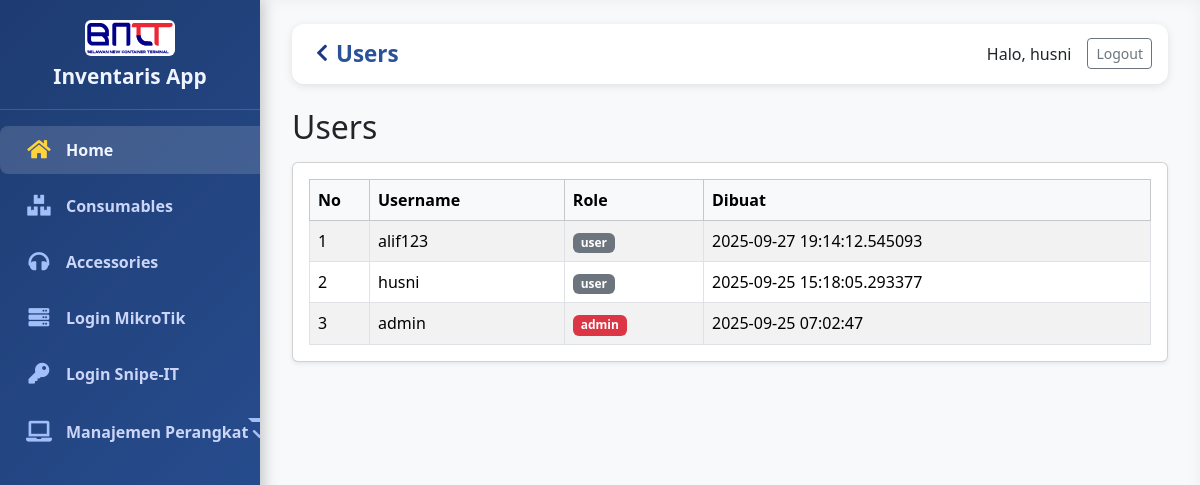
Page /users (signed in) on the committed database.
### tables this page shows
CREATE TABLE users (
    id INTEGER PRIMARY KEY AUTOINCREMENT,
    username TEXT UNIQUE NOT NULL,
    password TEXT NOT NULL
, role TEXT NOT NULL DEFAULT 'user', created_at TEXT);

### app.py (the view)
@app.route("/users")
@login_required
def users_page():
    db = get_db()
    cur = db.execute("SELECT id, username, password, role, created_at FROM users ORDER BY created_at DESC")
    users = cur.fetchall()
    return render_template(
        "users.html",
        title="Users",
        users=users,
        current_role=session.get("role")  # kirim role ke template
    )

### app.py (called while the page is built)
def get_db():
    db = getattr(g, "_database", None)
    if db is None:
        db = g._database = sqlite3.connect(DB_PATH)
        db.row_factory = sqlite3.Row  # biar bisa diakses kayak dict
    return db

def login_required(f):
    @wraps(f)
    def decorated_function(*args, **kwargs):
        if not session.get("user_id"):
            flash("Silakan login terlebih dahulu.", "warning")
            return redirect(url_for("login"))
        return f(*args, **kwargs)
    return decorated_function

### templates/users.html (shortened to what this page needs)
<!DOCTYPE html>
<html lang="en">
<head>
    <link rel="stylesheet" href="https://cdn.jsdelivr.net/npm/bootstrap-icons@1.11.3/font/bootstrap-icons.css">
</head>
<body>
{% extends "base.html" %}
{% block content %}
<h2 class="mb-3">Users</h2>
<div class="card shadow-sm">
    <div class="card-body">
        <div class="table-responsive">
        <table class="table table-striped table-bordered align-middle mb-0">
            <thead class="table-light">
            <tr>
                <th style="width:60px;">No</th>
                <th>Username</th>
                <th>Role</th>
                <th>Dibuat</th>
            </tr>
            </thead>
            <tbody>
            {% for u in users %}
            <tr>
                <td>{{ loop.index }}</td>
                <td>{{ u.username }}</td>
                <td>
                {% if u.role == 'admin' %}
                    <span class="badge bg-danger">admin</span>
                {% else %}
                    <span class="badge bg-secondary">user</span>
                {% endif %}
                </td>
                <td>{{ u.created_at }}</td>
            </tr>
            {% endfor %}
            </tbody>
        </table>
        </div>
    </div>
</div>
{% endblock %}

### templates/base.html (shortened to what this page needs)
    <!doctype html>
    <html lang="en">
    <head>
    <link href="https://cdn.jsdelivr.net/npm/bootstrap@5.3.7/dist/css/bootstrap.min.css" rel="stylesheet" />
    <link
        rel="stylesheet"
        href="https://cdnjs.cloudflare.com/ajax/libs/font-awesome/5.15.3/css/all.min.css"/>
    </head>
    <body>
    <div class="d-flex">
        {% if session.get('username') %}
        <nav class="sidebar" id="sidebar" aria-label="Sidebar Navigation">
        <div class="sidebar-header d-flex flex-column align-items-center text-center">
            <img src="{{ url_for('static', filename='img/logo.svg') }}" alt="Logo" class="brand-logo mb-2">
            <h5 class="mb-0">Inventaris App</h5>
        </div>
        <ul class="nav flex-column">
            <li class="nav-item mb-2">
            <a class="nav-link active" href="{{ url_for('home') }}">
                <i class="fas fa-home"></i>
                <span>Home</span>
            </a>
            </li>
            <li class="nav-item mb-2">
            <a class="nav-link" href="{{ url_for('consumables') }}">
                <i class="fas fa-boxes"></i>
                <span>Consumables</span>
            </a>
            <li class="nav-item mb-2">
                <a class="nav-link" href="{{ url_for('accessories') }}">
                    <i class="fas fa-headphones"></i>
                    <span>Accessories</span>
                </a>
            </li>
            <li class="nav-item mb-2">
                <a class="nav-link" href="{{ url_for('mikrotik_login') }}">
                    <i class="fas fa-server"></i>
                    <span>Login MikroTik</span>
                </a>
            </li>
            <li class="nav-item mb-2">
                <a class="nav-link" href="{{ url_for('snipeit_login') }}">
                    <i class="fas fa-key"></i>
                    <span>Login Snipe-IT</span>
                </a>
                </li>
            <li class="nav-item mb-2">
                <div class="dropdown">
                    <a class="nav-link dropdown-toggle" href="#" role="button" data-bs-toggle="dropdown" aria-expanded="false">
                        <i class="fas fa-laptop"></i>
                        <span>Manajemen Perangkat</span>
                    </a>
                </div>
            </li>
        </ul>
        </nav>
        <main class="main-content flex-grow-1" role="main">
        <nav class="navbar navbar-expand-lg navbar-light">
            <button class="btn" id="toggleBtn" aria-label="Toggle Sidebar">
                <i class="fas fa-chevron-left"></i>
            </button>
            <div class="container-fluid px-0 d-flex justify-content-between align-items-center">
                <a class="navbar-brand d-flex align-items-center gap-2" href="#">
                    <span>{{ title }}</span>
                </a>
                {% if session.get('username') %}
                <div class="d-flex align-items-center">
                    <span class="me-3">Halo, {{ session.username }}</span>
                    <a href="{{ url_for('logout') }}" class="btn btn-outline-secondary btn-sm">Logout</a>
                </div>
                {% endif %}
            </div>
        </nav>
        {% endif %}
        <div class="container-fluid px-0">
            {% block content %}{% endblock %}
        </div>
        </main>
    </div>
    </body>
    </html>

### templates/base.html (style rules this page uses)
body, html { margin: 0; padding: 0; height: 100%; font-family: 'Segoe UI', Tahoma, Geneva, Verdana, sans-serif; background: #f8f9fa; }
.sidebar { min-height: 100vh; width: 260px; background: linear-gradient(135deg, #1e3c72, #2a5298); box-shadow: 3px 0 15px rgba(0, 0, 0, 0.2); transition: width 0.4s cubic-bezier(0.4, 0, 0.2, 1); overflow: hidden; display: flex; flex-direction: column; color: #e0e6f1; position: fixed; top: 0; left: 0; z-index: 1030; }
.sidebar-header { padding: 1.25rem 1.5rem; display: flex; justify-content: space-between; align-items: center; border-bottom: 1px solid rgba(255, 255, 255, 0.15); user-select: none; }
.sidebar-header h5 { font-weight: 700; font-size: 1.3rem; color: #f0f4ff; white-space: nowrap; transition: opacity 0.3s ease, transform 0.3s ease; }
#toggleBtn { background: transparent; border: none; color: #1e3983ff; font-size: 1.2rem; cursor: pointer; transition: transform 0.3s ease; padding: 0.25rem 0.5rem; border-radius: 6px; }
.nav { flex-grow: 1; padding-top: 1rem; overflow-y: auto; }
.nav-link { display: flex; align-items: center; color: #cbd5f7; font-weight: 600; font-size: 1rem; padding: 0.75rem 1.5rem; border-radius: 8px; transition: background-color 0.3s ease, color 0.3s ease; white-space: nowrap; user-select: none; }
.nav-link i { font-size: 1.3rem; width: 30px; text-align: center; color: #a3bffa; transition: color 0.3s ease; flex-shrink: 0; }
.nav-link span { margin-left: 12px; opacity: 1; transition: opacity 0.3s ease, transform 0.3s ease; display: inline-block; }
.nav-link.dropdown-toggle { position: relative; }
.nav-link.dropdown-toggle::after { content: '\f078'; font-family: 'Font Awesome 5 Free'; font-weight: 900; margin-left: auto; transition: transform 0.3s ease; color: #a3bffa; }
.nav-link:hover, .nav-link.active { background-color: rgba(255, 255, 255, 0.15); color: #f0f4ff; }
.nav-link:hover i, .nav-link.active i { color: #ffd43b; }
.main-content { margin-left: 260px; padding: 1.5rem 2rem; min-height: 100vh; background: #f8f9fa; transition: margin-left 0.4s cubic-bezier(0.4, 0, 0.2, 1); box-shadow: inset 0 0 15px rgba(0, 0, 0, 0.05); }
.brand-logo { height: 36px; width: auto; border-radius: 6px; background: #ffffff; padding: 2px; }
.sidebar-header .brand-logo { margin-bottom: .5rem; }
.navbar { background: #ffffff; box-shadow: 0 2px 8px rgba(0, 0, 0, 0.1); border-radius: 12px; padding: 0.5rem 1rem; margin-bottom: 1.5rem; }
.navbar-brand { font-weight: 700; font-size: 1.4rem; color: #2a5298; }

### rows in the picture
users: username "husni", role "user", created_at "2025-09-25 15:18:05.293377"
users: username "alif123", role "user", created_at "2025-09-27 19:14:12.545093"
users: username "admin", role "admin", created_at "2025-09-25 07:02:47"

### other values in the picture
{{ title }} "Users"
